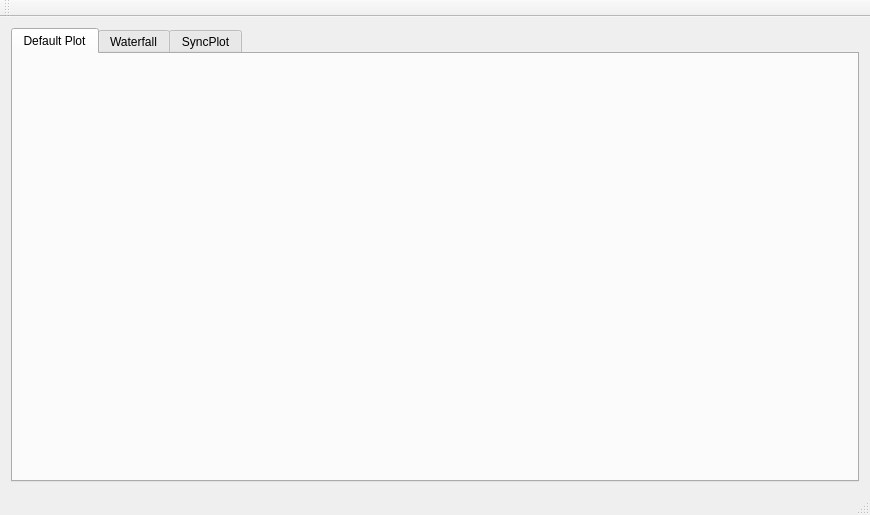
<?xml version="1.0" encoding="UTF-8"?>
<ui version="4.0">
 <class>MainWindowClass</class>
 <widget class="QMainWindow" name="MainWindowClass">
  <property name="geometry">
   <rect>
    <x>0</x>
    <y>0</y>
    <width>870</width>
    <height>515</height>
   </rect>
  </property>
  <property name="windowTitle">
   <string>MainWindow</string>
  </property>
  <widget class="QWidget" name="centralWidget">
   <layout class="QHBoxLayout" name="horizontalLayout">
    <item>
     <widget class="QTabWidget" name="tabWidget">
      <property name="currentIndex">
       <number>0</number>
      </property>
      <widget class="QWidget" name="tab1">
       <attribute name="title">
        <string>Default Plot</string>
       </attribute>
       <layout class="QHBoxLayout" name="horizontalLayout_2">
        <item>
         <widget class="QtPlot" name="plot" native="true"/>
        </item>
       </layout>
      </widget>
      <widget class="QWidget" name="tab_2">
       <attribute name="title">
        <string>Waterfall</string>
       </attribute>
       <layout class="QHBoxLayout" name="horizontalLayout_3">
        <item>
         <widget class="WaterfallPlot" name="waterfallPlot" native="true"/>
        </item>
       </layout>
      </widget>
      <widget class="QWidget" name="tab">
       <attribute name="title">
        <string>SyncPlot</string>
       </attribute>
       <layout class="QVBoxLayout" name="verticalLayout">
        <item>
         <widget class="QtPlot" name="syncPlot1" native="true"/>
        </item>
        <item>
         <widget class="QtPlot" name="syncPlot2" native="true"/>
        </item>
       </layout>
      </widget>
     </widget>
    </item>
   </layout>
  </widget>
  <widget class="QMenuBar" name="menuBar">
   <property name="geometry">
    <rect>
     <x>0</x>
     <y>0</y>
     <width>870</width>
     <height>21</height>
    </rect>
   </property>
  </widget>
  <widget class="QToolBar" name="mainToolBar">
   <attribute name="toolBarArea">
    <enum>TopToolBarArea</enum>
   </attribute>
   <attribute name="toolBarBreak">
    <bool>false</bool>
   </attribute>
  </widget>
  <widget class="QStatusBar" name="statusBar"/>
 </widget>
 <layoutdefault spacing="6" margin="11"/>
 <customwidgets>
  <customwidget>
   <class>QtPlot</class>
   <extends>QWidget</extends>
   <header>Plot/QtPlot.h</header>
   <container>1</container>
  </customwidget>
  <customwidget>
   <class>WaterfallPlot</class>
   <extends>QWidget</extends>
   <header>Waterfall/Waterfall.h</header>
   <container>1</container>
  </customwidget>
 </customwidgets>
 <resources>
  <include location="../../ExampleProject.qrc"/>
 </resources>
 <connections/>
</ui>
